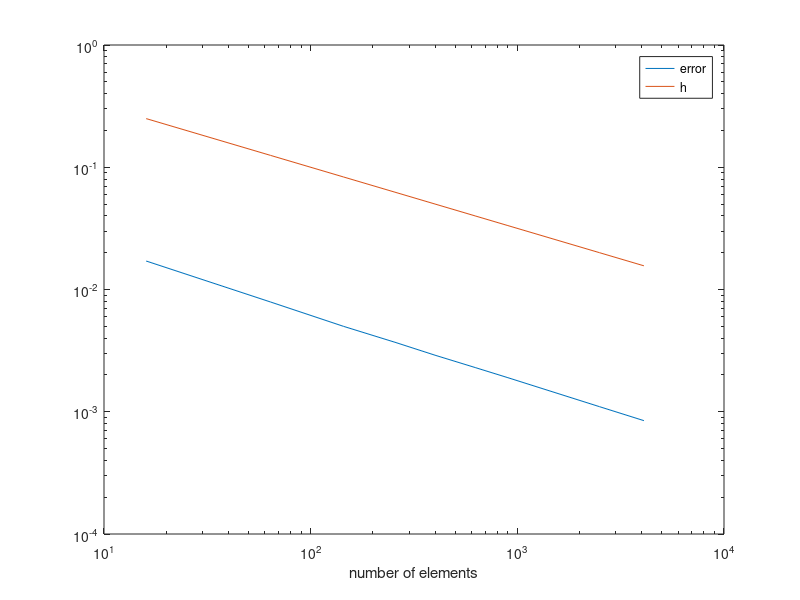

This figure's MATLAB source:
clc 
clear all 


eL2 = [ 0.0171 ; 0.0079 ; 0.005 ; 0.0037 ; 0.0029 ; 0.0023 ; 0.0019; 0.0011; 8.4593e-04];

totelem = [4*4 ; 8*8 ; 12*12 ; 16*16 ; 20*20 ; 25*25 ; 30*30; 50*50 ; 64*64];
h = [1/4 ; 1/8 ; 1/12 ; 1/16 ; 1/20 ; 1/25 ; 1/30; 1/50; 1/64];
h2 = h.^2;
% loglog (h, eL2)
% xlim([0,0.3]);
% ylim([0,0.3]);
loglog(totelem, eL2)
hold on 
loglog (totelem, h)
legend('error' , 'h')
xlabel ('number of elements')


